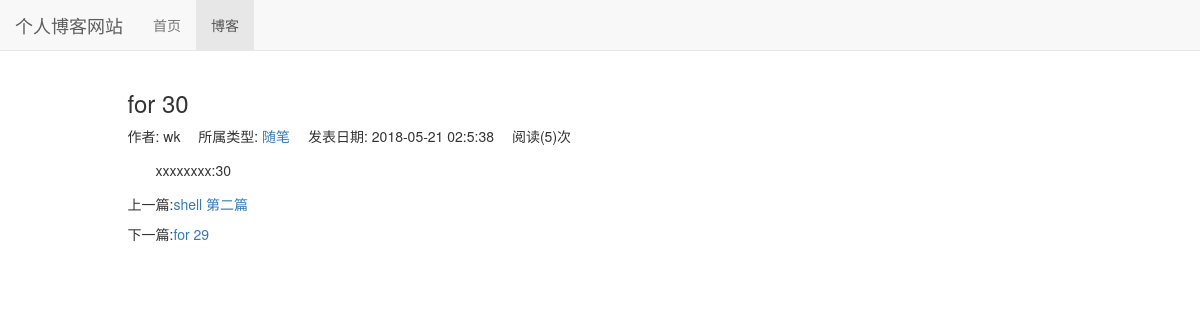
The app's page /blog/38 with its own data.
### blog/models.py (models this page shows, shortened)
class Blog(models.Model,ReadNUmExpandMethod):
    title = models.CharField(max_length=40)
    content = RichTextUploadingField()
    blog_type = models.ForeignKey(BlogType,on_delete=models.DO_NOTHING)
    author = models.ForeignKey(User,on_delete=models.DO_NOTHING)
    created_time = models.DateTimeField(auto_now_add=True)
    last_updated_time = models.DateTimeField(auto_now=True)
    class Meta:
        ordering =['-created_time']

class BlogType(models.Model):
    type_name = models.CharField(max_length=15)
    def __str__(self):
        return self.type_name

### read_statistics/models.py (models this page shows)
class ReadNum(models.Model):
    read_num = models.IntegerField(default=0)
    content_type = models.ForeignKey(ContentType, on_delete=models.DO_NOTHING)
    object_id = models.PositiveIntegerField()
    content_object = GenericForeignKey('content_type', 'object_id')

### blog/views.py (the view)
# urls.py: path('<int:blog_pk>',views.blog_detail,name="blog_detail"),      #博客详情,
def blog_detail(request, blog_pk):
    blog = get_object_or_404(Blog,pk= blog_pk)
    read_cookie_key = read_statistics_once_read(request, blog)
    context = {}
    context['previous_blog'] = Blog.objects.filter(created_time__gt=blog.created_time).last() #根据创建时间筛选,获取早于该博客的所有,然后拿到最后一个,即为上一篇博客
    context['next_blog'] = Blog.objects.filter(created_time__lt=blog.created_time).first()    #同上,获取下一条博客内容
    context['blog'] = blog
    response = render_to_response('blog/blog_detail.html', context)
    response.set_cookie(read_cookie_key, 'true')#将看过的文章ID存储到cookie中,未设置过期时间,默认为退出浏览器该cookie过期
    return response

### read_statistics/models.py (called while the page is built)
    def get_read_num(self):
        try:
            ct = ContentType.objects.get_for_model(self)
            readnum = ReadNum.objects.get(content_type=ct, object_id=self.pk)
            return readnum.read_num
        except ObjectDoesNotExist:
            return 0

### read_statistics/utils.py (called while the page is built)
def read_statistics_once_read(request, obj):
    ct = ContentType.objects.get_for_model(obj)
    key = "%s_%s_read" % (ct.model, obj.pk)
    if not request.COOKIES.get(key):  # 获取cookie,总阅读数加1
        readnum, created = ReadNum.objects.get_or_create(content_type=ct, object_id=obj.pk)
        readnum.read_num += 1
        readnum.save()
        date = timezone.now().date()
        readDetail, created = ReadDetail.objects.get_or_create(content_type=ct, object_id=obj.pk, date=date)  # created 创建的为true,获取的为false
        readDetail.read_num += 1
        readDetail.save()
    return key

### blog/templates/blog/blog_detail.html (shortened to what this page needs)
{% extends 'base.html' %}
{% block  nav_blog_active%}active{% endblock %}
{% load staticfiles %}
{% block header_extends %}
    <link rel="stylesheet" href="{% static 'blog/blog.css' %}">
{% endblock %}
{% block  content%}
    <div class="container">
        <div class="row">
            <div class="col-xs-10 col-xs-offset-1">
                <h3>{{ blog.title }}</h3>
                <ul class="blog-info-description">
                    <li>作者: {{ blog.author }}</li>
                    <li>所属类型: <a href="{% url 'blogs_with_type' blog.blog_type.pk %}">{{ blog.blog_type }}</a></li>
                    <li>发表日期: {{ blog.created_time|date:"Y-m-d H:n:s" }}</li>
                    <li>阅读({{ blog.get_read_num }})次</li>
                </ul>
                <div class="blog-content">{{ blog.content|safe }}</div>
                <div class="blog-more">
                    {% if previous_blog%}
                       <p>上一篇:<a href=" {% url 'blog_detail' previous_blog.pk %}">{{ previous_blog.title }}</a></p>
                    {% else %}
                       <p>上一篇:没有了</p>
                    {% endif %}
                    {% if next_blog %}
                        <p>下一篇:<a href="{% url 'blog_detail' next_blog.pk %}">{{ next_blog.title }}</a></p>
                    {% else %}
                        <p>下一篇:没有了</p>
                    {% endif %}
                </div>
            </div>
        </div>
    </div>
{% endblock %}

### templates/static/base.css (style rules this page uses)
* { margin: 0; padding: 0; }
ul { list-style-type: none; }

### blog/static/blog/blog.css (style rules this page uses)
ul.blog-info-description { list-style-type: none; margin-bottom: 1em; }
ul.blog-info-description li { display: inline-block; margin-right: 1em; }
div.blog-content { text-indent: 2em; }
div.blog-more { margin-top: 1em; }

### records on screen
Blog: title "for 30", author "wk", blog_type "随笔", created_time "2018-05-21 02:5:38", get_read_num "5", content "xxxxxxxx:30"
Blog: title "shell 第二篇"
Blog: title "for 29"
